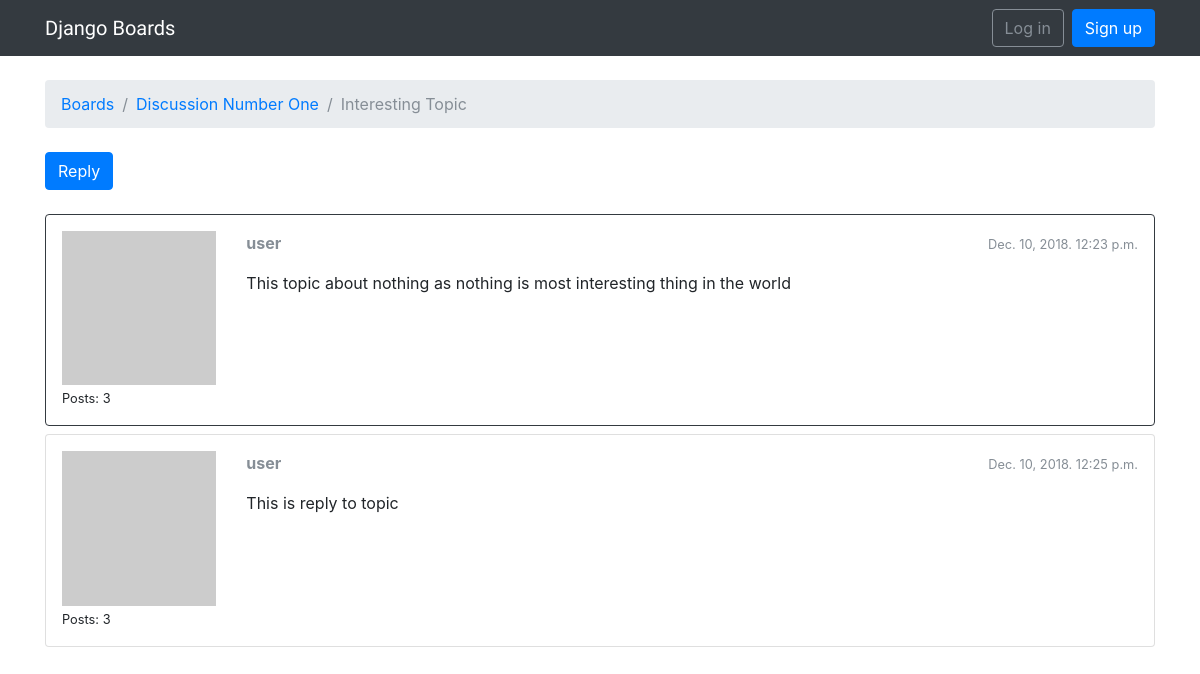
The page /boards/1/topics/1/ on the database its author committed.
### boards/models.py (models this page shows, shortened)
class Topic(models.Model):
    subject = models.CharField(max_length=255)
    last_updated = models.DateTimeField(auto_now_add=True)
    board = models.ForeignKey(Board, related_name='topics')
    starter = models.ForeignKey(User, related_name='topics')
    views = models.PositiveIntegerField(default=0)

class Board(models.Model):
    name = models.CharField(max_length=30, unique=True)
    description = models.CharField(max_length=100)

class Post(models.Model):
    message = models.TextField(max_length=4000)
    topic = models.ForeignKey(Topic, related_name='posts')
    created_at = models.DateTimeField(auto_now_add=True)
    updated_at = models.DateTimeField(null=True)
    created_by = models.ForeignKey(User, related_name='posts')
    updated_by = models.ForeignKey(User, null=True, related_name='+')
    def get_message_as_markdown(self):
        return mark_safe(markdown(self.message, safe_mode='escape'))

### boards/views.py (the view)
# urls.py: url(r'^(?P<pk>\d+)/topics/(?P<topic_pk>\d+)/$', PostListView.as_view(), name='topic_posts'),
class PostListView(ListView):
    model = Post
    context_object_name = 'posts'
    template_name = 'topic_posts.html'
    paginate_by = 3
    def get_context_data(self, **kwargs):
        session_key = 'viewed_topic_{}'.format(self.topic.pk)
        if not self.request.session.get(session_key, False):
            self.topic.views += 1
            self.topic.save()
            self.request.session[session_key] = True
        kwargs['topic'] = self.topic
        return super().get_context_data(**kwargs)
    def get_queryset(self):
        self.topic = get_object_or_404(Topic, board__pk=self.kwargs.get('pk'), pk=self.kwargs.get('topic_pk'))
        queryset = self.topic.posts.order_by('created_at')
        return queryset

### boards/templatetags/gravatar.py (called while the page is built)
@register.filter
def gravatar(user):
    email = user.email.lower().encode('utf-8')
    default = 'mm'
    size = 256
    url = 'https://www.gravatar.com/avatar/{md5}?{params}'.format(
        md5=hashlib.md5(email).hexdigest(),
        params=urlencode({'d': default, 's': str(size)})
    )
    return url

### templates/topic_posts.html (shortened to what this page needs)
{% extends 'base.html' %}
{% load gravatar %}
{% load static %}
{% block breadcrumb %}
  <li class="breadcrumb-item"><a href="{% url 'home' %}">Boards</a></li>
  <li class="breadcrumb-item"><a href="{% url 'board_topics' topic.board.pk %}">{{ topic.board.name }}</a></li>
  <li class="breadcrumb-item active">{{ topic.subject }}</li>
{% endblock %}
{% block content %}
  <div class="mb-4">
    <a href="{% url 'reply_topic' topic.board.pk topic.pk %}" class="btn btn-primary" role="button">Reply</a>
  </div>
  {% for post in posts %}
    <div id="{{ post.pk }}" class="card {% if forloop.last %}mb-4{% else %}mb-2{% endif %} {% if forloop.first %}border-dark{% endif %}">
      <div class="card-body p-3">
        <div class="row">
          <div class="col-2">
            <img src="{{ post.created_by|gravatar }}" alt="{{ post.created_by.username }}" class="w-100">
            <small>Posts: {{ post.created_by.posts.count }}</small>
          </div>
          <div class="col-10">
            <div class="row mb-3">
              <div class="col-6">
                <strong class="text-muted">{{ post.created_by.username }}</strong>
              </div>
              <div class="col-6 text-right">
                <small class="text-muted">{{ post.created_at|date }}. {{ post.created_at|time }}</small>
              </div>
            </div>
            {{ post.get_message_as_markdown }}
          </div>
        </div>
      </div>
    </div>
  {% endfor %}
{% endblock %}

### templates/base.html (shortened to what this page needs)
{% load static %}<!DOCTYPE html>
<html>
  <head>
    <link rel="stylesheet" href="{% static 'css/bootstrap.min.css' %}">
    <link rel="stylesheet" href="{% static 'css/app.css' %}">
  </head>
  <body>
    {% block body %}
      <nav class="navbar navbar-expand-sm navbar-dark bg-dark">
        <div class="container">
          <a class="navbar-brand" href="{% url 'home' %}">Django Boards</a>
          <div class="collapse navbar-collapse" id="mainMenu">
            {% if user.is_authenticated %}
              <ul class="navbar-nav ml-auto">
                <li class="nav-item dropdown">
                  <a class="nav-link dropdown-toggle" href="#" id="userMenu" data-toggle="dropdown" aria-haspopup="true" aria-expanded="false">
                    {{ user.username }}
                  </a>
                  <div class="dropdown-menu dropdown-menu-right" aria-labelledby="userMenu">
                    <a class="dropdown-item" href="{% url 'my_account'%}">My account</a>
                    <a class="dropdown-item" href="{% url 'password_change' %}">Change password</a>
                    <div class="dropdown-divider"></div>
                    <a class="dropdown-item" href="{% url 'logout' %}">Log out</a>
                  </div>
                </li>
              </ul>
            {% else %}
              <form class="form-inline ml-auto">
                <a href="{% url 'login' %}" class="btn btn-outline-secondary">Log in</a>
                <a href="{% url 'signup' %}" class="btn btn-primary ml-2">Sign up</a>
              </form>
            {% endif %}
          </div>
        </div>
      </nav>
      <div class="container">
        <ol class="breadcrumb my-4">
          {% block breadcrumb %}
          {% endblock %}
        </ol>
        {% block content %}
        {% endblock %}
      </div>
    {% endblock body %}
  </body>
</html>

### static/css/app.css (style rules this page uses)
.navbar-brand { font-family: 'Peralta', cursive; }

### rows shown on the page
Topic: board.name "Discussion Number One", subject "Interesting Topic"
Post: created_by.posts.count "3", created_by.username "user", created_at "Dec. 10, 2018", created_at "12:23 p.m.", get_message_as_markdown "This topic about nothing as nothing is most interesting thing in the world"
Post: created_by.posts.count "3", created_by.username "user", created_at "Dec. 10, 2018", created_at "12:25 p.m.", get_message_as_markdown "This is reply to topic"
